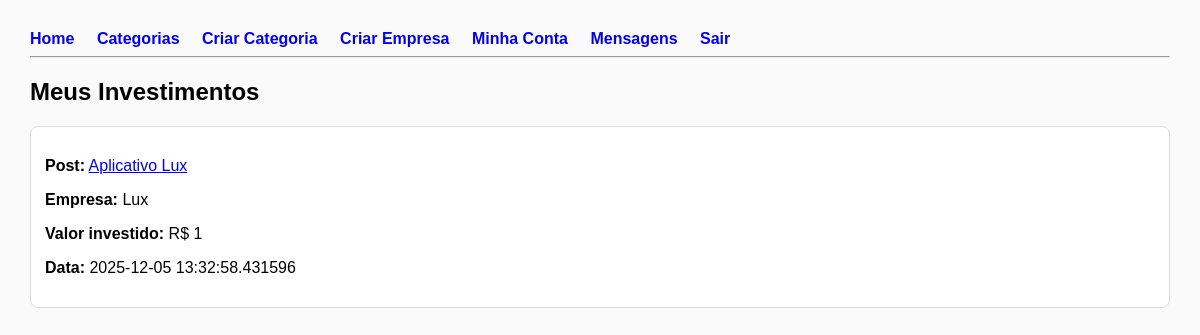
Screenshot of /my_investments (signed in) with the database file from the repository.
### app.py (models this page shows)
class InvestmentHistory(db.Model):
    id = db.Column(db.Integer, primary_key=True)
    company_id = db.Column(db.Integer, db.ForeignKey("company.id"), nullable=False)
    post_id = db.Column(db.Integer, db.ForeignKey("post.id"), nullable=False)
    amount = db.Column(db.Integer, nullable=False)
    created_at = db.Column(db.DateTime, default=datetime.utcnow)

class Post(db.Model):
    id = db.Column(db.Integer, primary_key=True)
    title = db.Column(db.String(200), nullable=False)
    content = db.Column(db.Text)
    created_at = db.Column(db.DateTime, default=datetime.utcnow)
    likes = db.Column(db.Integer, default=0)
    investment = db.Column(db.Integer, default=0)
    score = db.Column(db.Float, default=0)
    company_id = db.Column(db.Integer, db.ForeignKey("company.id"), nullable=False)
    category_id = db.Column(
        db.Integer,
        db.ForeignKey("category.id", ondelete="CASCADE"),
        nullable=False
    )
    comments = db.relationship(
        "Comment",
        backref="post",
        lazy=True,
        cascade="all, delete-orphan"
    )
    investment_history = db.relationship(
        "InvestmentHistory",
        backref="post",
        lazy=True,
        cascade="all, delete-orphan"
    )
    company = db.relationship("Company", backref="posts")

class Company(db.Model):
    id = db.Column(db.Integer, primary_key=True)
    name = db.Column(db.String(140), nullable=False, unique=True)
    bio = db.Column(db.Text)
    website = db.Column(db.String(250))
    password = db.Column(db.String(200), nullable=False)
    created_at = db.Column(db.DateTime, default=datetime.utcnow)
    category_id = db.Column(db.Integer, db.ForeignKey("category.id"), nullable=True)
    comments = db.relationship("Comment", backref="author", lazy=True)
    investments_made = db.relationship("InvestmentHistory", backref="investor", lazy=True, foreign_keys='InvestmentHistory.company_id')
    messages_sent = db.relationship("Message", backref="sender", lazy=True, foreign_keys='Message.sender_id')
    messages_received = db.relationship("Message", backref="receiver", lazy=True, foreign_keys='Message.receiver_id')

### app.py (the view)
@app.route("/my_investments")
def my_investments():
    if "company_id" not in session:
        return redirect("/login")
    company = Company.query.get(session["company_id"])
    investments = InvestmentHistory.query.filter_by(company_id=company.id).order_by(InvestmentHistory.created_at.desc()).all()
    return render_template("my_investments.html", investments=investments)

### templates/my_investments.html
{% extends "base.html" %}
{% block content %}
<h2>Meus Investimentos</h2>
{% if investments %}
  {% for inv in investments %}
    <div class="card">
      <p><strong>Post:</strong>
        <a href="{{ url_for('post_view', post_id=inv.post_id) }}">
          {{ inv.post.title }}
        </a>
      </p>
      <p><strong>Empresa:</strong> {{ inv.post.company.name }}</p>
      <p><strong>Valor investido:</strong> R$ {{ inv.amount }}</p>
      <p><strong>Data:</strong> {{ inv.created_at }}</p>
    </div>
  {% endfor %}
{% else %}
  <p>Você ainda não investiu em nada.</p>
{% endif %}
{% endblock %}

### templates/base.html (style rules this page uses)
body { font-family: Arial, sans-serif; margin: 30px; background:#fafafa }
.card { background:#fff; padding:14px; border-radius:8px; border:1px solid #ddd; margin-bottom:12px }

### rows the page displays
InvestmentHistory: post "Aplicativo Lux", post.company.name "Lux", amount "1", created_at "2025-12-05 13:32:58.431596"
